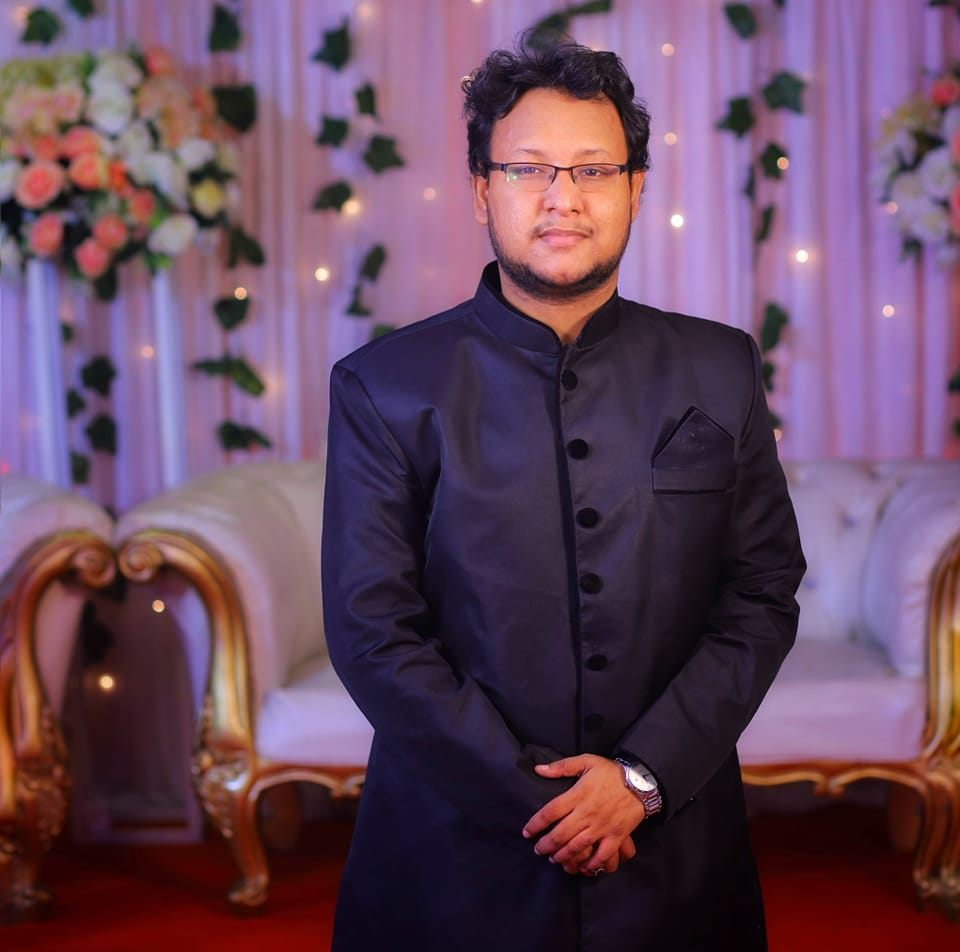
%> input picture Assignment1/Solution/input.jpg, 960 x 952 px
$ octave practice2.m   (GNU Octave 9; MATLAB toolbox functions it lacks are replaced by stand-ins)
%> lines starting %> are read from the running program, lines starting %| are printed output that depends on the picture
I = imread('input.jpg');
%> I is the input picture: size 952x960x3 uint8; mean R, G, B 102.5, 71.7, 93.3

%I = i(:,:,3);

I = imresize(I , [256,256]);
%> I: size 256x256x3 uint8

figure;
imshow(I);
title('Orginal Image')
[row, col , z] = size(I);
%> row = 256; col = 256; z = 3
K = uint8(ones(row, col , z));

for plane = 1:z
    for i = 1:row
        for j = 1:col
            K(i,j , plane) = I(row - i + 1,j, plane);
        end
    end
end
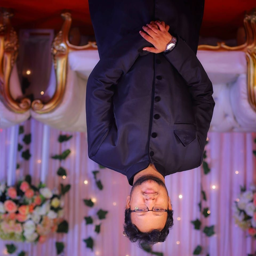
%> K: size 256x256x3 uint8; mean R, G, B 102.5, 71.7, 93.3; mean of the top-left, top-right, bottom-left and bottom-right quarters 63.6, 58.6, 116.1, 118.5

figure;
imshow(K);
title('Flipped Image')


M = uint8(ones(row*2, col , z));

for plane = 1:z
    for i = 1:row
        for j = 1:col
            M(i,j , plane) = I(i,j , plane);
        end
    end
end
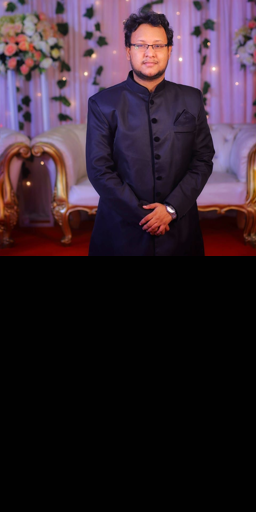
%> M: size 512x256x3 uint8; mean R, G, B 51.8, 36.4, 47.2

for plane = 1:z
    for i = 1:row
        for j = 1:col
            M(i+256,j, plane) = K(i,j , plane);
        end
    end
end
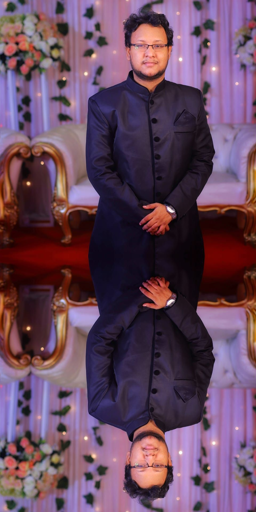
%> M: size 512x256x3 uint8; mean R, G, B 102.5, 71.7, 93.3

figure;
imshow(M);
title('Merged Image')
